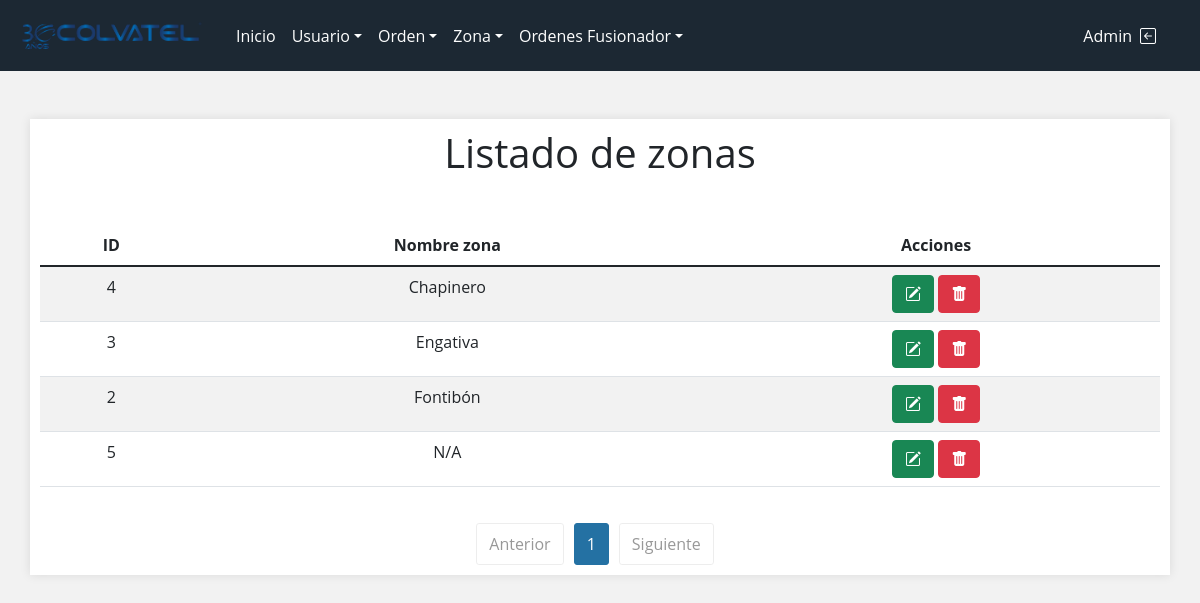
/views/lista_zonas.php (signed in), run on the app's committed database.
### tables this page shows
CREATE TABLE `zonas` (
  `id_zona` int(11) NOT NULL,
  `nombre_zona` varchar(50) DEFAULT NULL,
  `estado` int(11) NOT NULL DEFAULT 1
);

### views/lista_zonas.php (the view, shortened to what this page needs)
<?php
require_once  '../conexion.php';
?>
<!DOCTYPE html>
<html lang="es">
<head>
    <?php include "../views/styles.php"; ?>
    <link rel="stylesheet" href="../style/lista_zonas/listaZonas.css">
    <link rel="stylesheet" href="../style/global.css">
</head>
<body>
    <?php include "header.php" ?>
    <main>
        <section>
            <div class="container my-5 cont-table">
                <h1 class="mb-5">Listado de zonas</h1>
                <div class="table-responsive">
                    <table class="table table-striped table-hover">
                        <thead>
                            <tr>
                                <th>ID</th>
                                <th>Nombre zona</th>
                                <th>Acciones</th>
                            </tr>
                        </thead>
                        <tbody>
                            <?php
                            $sql_register = mysqli_query($conexion, "SELECT COUNT(*) as total_registros FROM zonas WHERE estado = 1");
                            $result_register = mysqli_fetch_array($sql_register);
                            $total_registro = $result_register['total_registros'];
                            $por_pagina = 5;
                            if (empty($_GET['pagina'])) {
                                $pagina = 1;
                            } else {
                                $pagina = $_GET['pagina'];
                            }
                            $desde = ($pagina - 1) * $por_pagina;
                            $total_paginas = ceil($total_registro / $por_pagina);
                            $query = "SELECT z.id_zona, z.nombre_zona FROM zonas z
                                                    WHERE z.estado = 1 ORDER BY z.nombre_zona ASC LIMIT $desde,$por_pagina";
                            $result = mysqli_query($conexion, $query);
                            if ($result && mysqli_num_rows($result) > 0) {
                                while ($data = mysqli_fetch_array($result)) {
                            ?>
                                    <tr>
                                        <td><?php echo $data['id_zona']; ?></td>
                                        <td><?php echo $data['nombre_zona']; ?></td>
                                        <td>
                                            <a href="editar_zona.php?id=<?php echo base64_encode($data['id_zona']); ?>" class="btn btn-success btn-editar"><i class="bi bi-pencil-square"></i></a>
                                            <?php
                                            if (isset($_SESSION['rol']) && $_SESSION['rol'] == 1) {
                                            ?>
                                                <a href="#" class="btn btn-danger" onclick="setUsuarioID('<?php echo $data['id_zona']; ?>', '<?php echo $data['nombre_zona']; ?>')" id="eliminarUsuarioLink" data-bs-toggle="modal" data-bs-target="#eliminarUsuarioModal"><i class="bi bi-trash-fill"></i></a>
                                            <?php
                                            }
                                            ?>
                                        </td>
                                    </tr>
                            <?php
                                }
                            }
                            ?>
                        </tbody>
                    </table>
                </div>
                <div class="pagination-container">
                    <ul class="pagination">
                        <li class="pagination-item <?php if ($pagina <= 1) {
                                                        echo 'disabled';
                                                    } ?>">
                            <a href="<?php if ($pagina <= 1) {
                                            echo '#';
                                        } else {
                                            echo '?pagina=' . ($pagina - 1);
                                        } ?>">Anterior</a>
                        </li>
                        <?php for ($i = 1; $i <= $total_paginas; $i++) { ?>
                            <li class="pagination-item <?php if ($pagina == $i) {
                                                            echo 'active';
                                                        } ?>">
                                <a href="<?php echo '?pagina=' . $i; ?>"><?php echo $i; ?></a>
                            </li>
                        <?php } ?>
                        <li class="pagination-item <?php if ($pagina >= $total_paginas) {
                                                        echo 'disabled';
                                                    } ?>">
                            <a href="<?php if ($pagina >= $total_paginas) {
                                            echo '#';
                                        } else {
                                            echo '?pagina=' . ($pagina + 1);
                                        } ?>">Siguiente</a>
                        </li>
                    </ul>
                </div>
            </div>
        </section>
    </main>
</body>
</html>

### style/lista_zonas/listaZonas.css (style rules this page uses)
.container.my-5.cont-table { background: #fff; box-shadow: 0 0 10px rgba(0, 0, 0, 0.1); padding: 10px; }
.container.my-5.cont-table h1 { text-align: center; }
th ,td { text-align: center !important; }

### style/global.css (style rules this page uses)
* { margin: 0; padding: 0; box-sizing: border-box; font-family: 'Open Sans', sans-serif; }
body { background-color: #f2f2f2 !important; font-family: 'Roboto', sans-serif; position: relative; }
.pagination-container { display: flex; justify-content: center; align-items: center; margin-top: 20px; }
.pagination { display: flex; list-style: none; padding: 0; margin: 0; }
.pagination-item { margin-right: 10px; }
.pagination-item a { display: block; padding: 8px 12px; border: 1px solid #ddd; border-radius: 3px; text-decoration: none; color: #333; }
.pagination-item.active a { background-color: #2471A3; color: #fff; border-color: #2471A3; }
.pagination-item.disabled a { opacity: 0.5; pointer-events: none; }

### data on the page
zonas: id_zona "4", nombre_zona "Chapinero"
zonas: id_zona "3", nombre_zona "Engativa"
zonas: id_zona "2", nombre_zona "Fontibón"
zonas: id_zona "5", nombre_zona "N/A"

### other printed values
$_SESSION['nombre'] "Admin"
